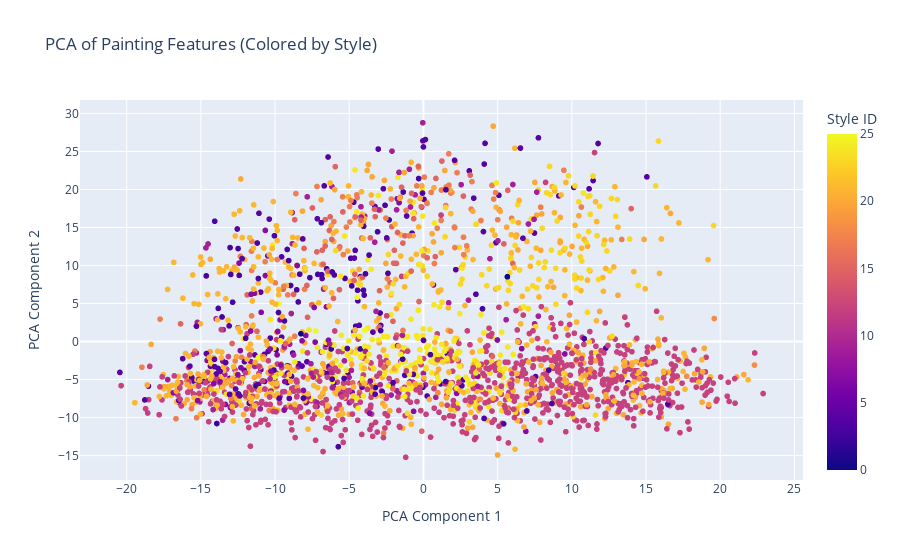
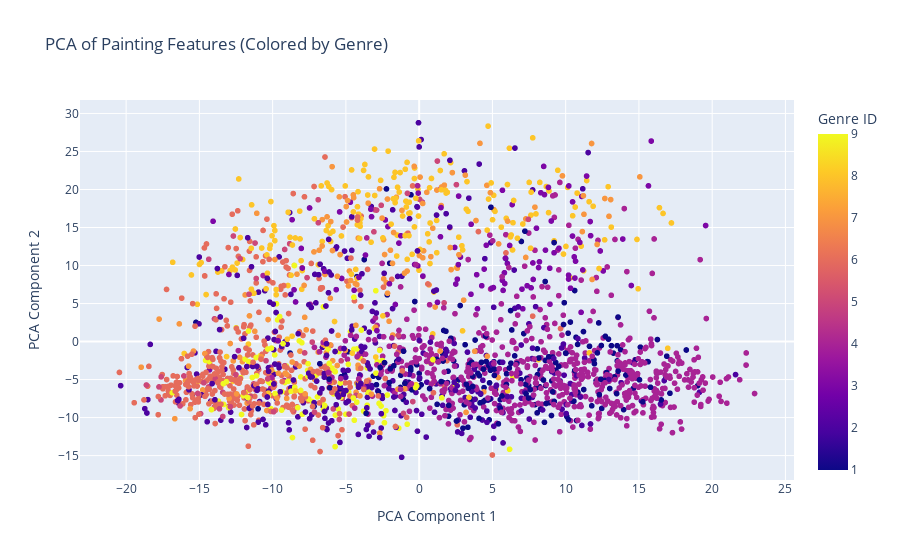
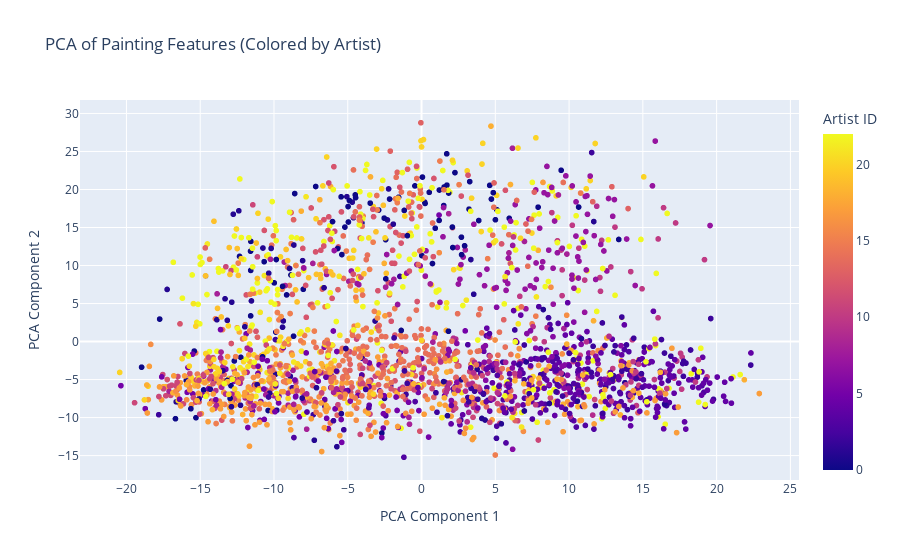

Notebook code cell kept with these figures, in order:
### Markdown cell above
## Fit PCA on training data

### Code cell
# Fit PCA on training data
pca = PCA(n_components=2)
feature_matrix = np.vstack(train_data['features'].values)
feature_matrix_val = np.vstack(val_data['features'].values)
pca.fit(feature_matrix)

# Apply PCA to both datasets
train_data['pca_1'] = pca.transform(feature_matrix)[:, 0]
train_data['pca_2'] = pca.transform(feature_matrix)[:, 1]
val_data['pca_1'] = pca.transform(feature_matrix_val)[:, 0]
val_data['pca_2'] = pca.transform(feature_matrix_val)[:, 1]

import plotly.express as px

# Create an interactive scatter plot for Style
fig = px.scatter(train_data, x='pca_1', y='pca_2', color='style',
                 title='PCA of Painting Features (Colored by Style)',
                 labels={'pca_1': 'PCA Component 1', 'pca_2': 'PCA Component 2', 'style': 'Style ID'},
                 hover_data=['artist', 'genre', 'style'])  # Add hover information
fig.show()

# Repeat for Genre and Artist
fig = px.scatter(train_data, x='pca_1', y='pca_2', color='genre',
                 title='PCA of Painting Features (Colored by Genre)',
                 labels={'pca_1': 'PCA Component 1', 'pca_2': 'PCA Component 2', 'genre': 'Genre ID'},
                 hover_data=['artist', 'genre', 'style'])
fig.show()

fig = px.scatter(train_data, x='pca_1', y='pca_2', color='artist',
                 title='PCA of Painting Features (Colored by Artist)',
                 labels={'pca_1': 'PCA Component 1', 'pca_2': 'PCA Component 2', 'artist': 'Artist ID'},
                 hover_data=['artist', 'genre', 'style'])
fig.show()

### Figure 1 — Plotly figure (JSON) as saved in the notebook; plotly's stock layout.template omitted (floating-point values rounded to 4 significant figures; data arrays with more than 128 entries replaced by an {"elided": "..."} marker saying what was removed)
{"data": [{"customdata": {"elided": "2248x3 int values"}, "hovertemplate": "PCA Component 1=%{x}<br>PCA Component 2=%{y}<br>artist=%{customdata[0]}<br>genre=%{customdata[1]}<br>Style ID=%{marker.color}<extra></extra>", "legendgroup": "", "marker": {"color": {"elided": "2248 int values"}, "coloraxis": "coloraxis", "symbol": "circle"}, "mode": "markers", "name": "", "showlegend": false, "type": "scattergl", "x": {"elided": "2248 float values"}, "xaxis": "x", "y": {"elided": "2248 float values"}, "yaxis": "y"}], "layout": {"coloraxis": {"colorbar": {"title": {"text": "Style ID"}}, "colorscale": [[0, "#0d0887"], [0.1111, "#46039f"], [0.2222, "#7201a8"], [0.3333, "#9c179e"], [0.4444, "#bd3786"], [0.5556, "#d8576b"], [0.6667, "#ed7953"], [0.7778, "#fb9f3a"], [0.8889, "#fdca26"], [1, "#f0f921"]]}, "legend": {"tracegroupgap": 0}, "title": {"text": "PCA of Painting Features (Colored by Style)"}, "xaxis": {"anchor": "y", "domain": [0, 1], "title": {"text": "PCA Component 1"}}, "yaxis": {"anchor": "x", "domain": [0, 1], "title": {"text": "PCA Component 2"}}}}

### Figure 2 — Plotly figure (JSON) as saved in the notebook; plotly's stock layout.template omitted (floating-point values rounded to 4 significant figures; data arrays with more than 128 entries replaced by an {"elided": "..."} marker saying what was removed)
{"data": [{"customdata": {"elided": "2248x3 int values"}, "hovertemplate": "PCA Component 1=%{x}<br>PCA Component 2=%{y}<br>artist=%{customdata[0]}<br>Genre ID=%{marker.color}<br>style=%{customdata[2]}<extra></extra>", "legendgroup": "", "marker": {"color": {"elided": "2248 int values"}, "coloraxis": "coloraxis", "symbol": "circle"}, "mode": "markers", "name": "", "showlegend": false, "type": "scattergl", "x": {"elided": "2248 float values"}, "xaxis": "x", "y": {"elided": "2248 float values"}, "yaxis": "y"}], "layout": {"coloraxis": {"colorbar": {"title": {"text": "Genre ID"}}, "colorscale": [[0, "#0d0887"], [0.1111, "#46039f"], [0.2222, "#7201a8"], [0.3333, "#9c179e"], [0.4444, "#bd3786"], [0.5556, "#d8576b"], [0.6667, "#ed7953"], [0.7778, "#fb9f3a"], [0.8889, "#fdca26"], [1, "#f0f921"]]}, "legend": {"tracegroupgap": 0}, "title": {"text": "PCA of Painting Features (Colored by Genre)"}, "xaxis": {"anchor": "y", "domain": [0, 1], "title": {"text": "PCA Component 1"}}, "yaxis": {"anchor": "x", "domain": [0, 1], "title": {"text": "PCA Component 2"}}}}

### Figure 3 — Plotly figure (JSON) as saved in the notebook; plotly's stock layout.template omitted (floating-point values rounded to 4 significant figures; data arrays with more than 128 entries replaced by an {"elided": "..."} marker saying what was removed)
{"data": [{"customdata": {"elided": "2248x3 int values"}, "hovertemplate": "PCA Component 1=%{x}<br>PCA Component 2=%{y}<br>Artist ID=%{marker.color}<br>genre=%{customdata[1]}<br>style=%{customdata[2]}<extra></extra>", "legendgroup": "", "marker": {"color": {"elided": "2248 int values"}, "coloraxis": "coloraxis", "symbol": "circle"}, "mode": "markers", "name": "", "showlegend": false, "type": "scattergl", "x": {"elided": "2248 float values"}, "xaxis": "x", "y": {"elided": "2248 float values"}, "yaxis": "y"}], "layout": {"coloraxis": {"colorbar": {"title": {"text": "Artist ID"}}, "colorscale": [[0, "#0d0887"], [0.1111, "#46039f"], [0.2222, "#7201a8"], [0.3333, "#9c179e"], [0.4444, "#bd3786"], [0.5556, "#d8576b"], [0.6667, "#ed7953"], [0.7778, "#fb9f3a"], [0.8889, "#fdca26"], [1, "#f0f921"]]}, "legend": {"tracegroupgap": 0}, "title": {"text": "PCA of Painting Features (Colored by Artist)"}, "xaxis": {"anchor": "y", "domain": [0, 1], "title": {"text": "PCA Component 1"}}, "yaxis": {"anchor": "x", "domain": [0, 1], "title": {"text": "PCA Component 2"}}}}
